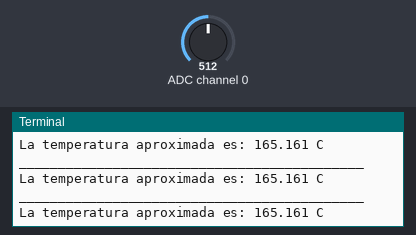
A program run on a simulated Raspberry Pi (BCM pin numbers). Parts: the last lines printed to the terminal. The inputs (shaded band) are chosen by the test bench; at power-on: ADC channel 0 = 512 (analog values on the 0–1023 scale).

Above: at 1.2 s.
1.3 s: ADC channel 0 set to 716
At 1.69 s:
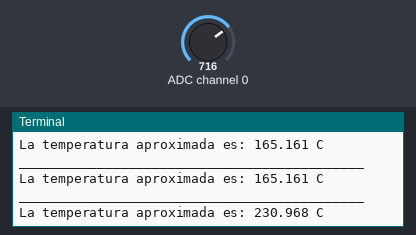
2.8 s: ADC channel 0 set to 900
At 2.94 s:
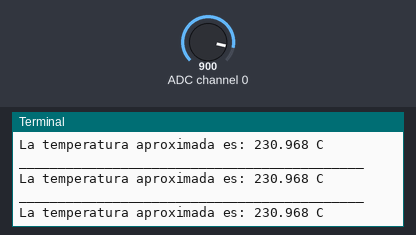
Timing chart, 0 to 5.8 s (numbered marks = the images above; inputs shaded):
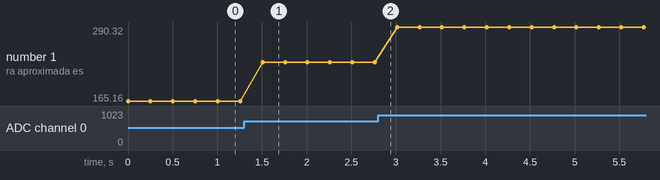

Measured:
- after the input at 1.3 s, the terminal: prints a new line after 0.21 s (image 1)
- plotted number 1: 165.16 → 230.97 after the input at 1.3 s, 230.97 → 290.32 after the input at 2.8 s

The program:

tempLm35.py
```python
#!/user/bin/python
import spidev
import time
import os

#Abrimos el bus SPI
spi = spidev.SpiDev()#declaramos el objeto
spi.open(0,0)#SPIO
spi.max_speed_hz= 1000000#declaramos la velocidad de trasnmision 1Mhz

#Funcion para leer los datos por el protocolo SPI del chip MCP3008
#El integrado tiene 8 canales para el ingreso de la señal. Pero para fines del programa
# el valor del canal de ser un entero 0-7

def leerCanal(canal):#recuerda que hablamos del canal del integrado
    adc = spi.xfer2([1, (8+canal)<<4,0])
    data = ((adc[1]&3) << 8) + adc[2]
    return data

#Definimos el valor del canal de los sensores
LM35 = 0

#Definimos el tiempo de retardo entre lectura de los datos
delay = 0.25

if __name__ == '__main__':
    while True:
        #leemos el valor del sensor LM35
        valorLM35 = leerCanal(LM35)

        #Multiplicamos los bits * 330 y dividimos entre 1023 que son las muestras
        #322 en básicamente por el voltaje de referencia y el incremento en grados
        centigrado = ((valorLM35 * 330)  / (1023))

        #redondeamos a 3 decimales el valor que obtenemos
        centigrado = round(centigrado, 3)

        #imprimimos los resultados
        print('____________________________________________')
        print('La temperatura aproximada es: {} C'.format(centigrado))

        #tiempo de espera para poder repetir el loop
        time.sleep(delay)
```
